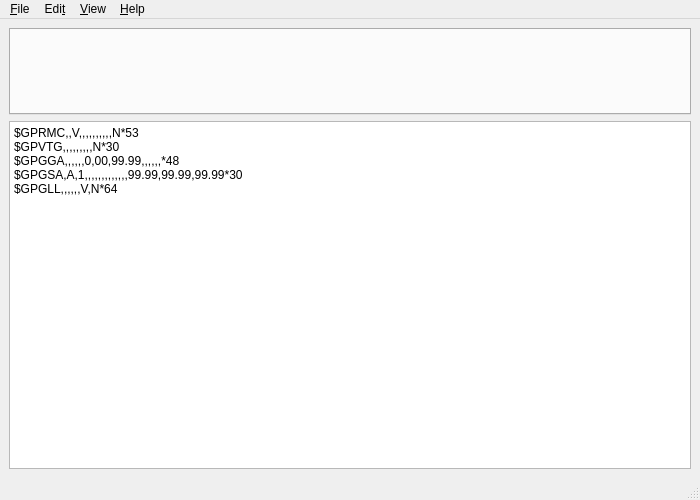
<?xml version="1.0" encoding="UTF-8"?>
<ui version="4.0">
 <class>MainWindow</class>
 <widget class="QMainWindow" name="MainWindow">
  <property name="geometry">
   <rect>
    <x>0</x>
    <y>0</y>
    <width>700</width>
    <height>500</height>
   </rect>
  </property>
  <property name="windowTitle">
   <string>NMEA talker</string>
  </property>
  <widget class="QWidget" name="centralwidget">
   <property name="sizePolicy">
    <sizepolicy hsizetype="Expanding" vsizetype="Expanding">
     <horstretch>0</horstretch>
     <verstretch>0</verstretch>
    </sizepolicy>
   </property>
   <layout class="QGridLayout" name="gridLayout">
    <item row="1" column="0">
     <widget class="QPlainTextEdit" name="logTextEdit">
      <property name="sizePolicy">
       <sizepolicy hsizetype="Expanding" vsizetype="Expanding">
        <horstretch>255</horstretch>
        <verstretch>80</verstretch>
       </sizepolicy>
      </property>
      <property name="undoRedoEnabled">
       <bool>false</bool>
      </property>
      <property name="lineWrapMode">
       <enum>QPlainTextEdit::LineWrapMode::NoWrap</enum>
      </property>
      <property name="readOnly">
       <bool>true</bool>
      </property>
      <property name="plainText">
       <string notr="true">$GPRMC,,V,,,,,,,,,,N*53
$GPVTG,,,,,,,,,N*30
$GPGGA,,,,,,0,00,99.99,,,,,,*48
$GPGSA,A,1,,,,,,,,,,,,,99.99,99.99,99.99*30
$GPGLL,,,,,,V,N*64</string>
      </property>
      <property name="textInteractionFlags">
       <set>Qt::TextInteractionFlag::TextSelectableByKeyboard|Qt::TextInteractionFlag::TextSelectableByMouse</set>
      </property>
      <property name="backgroundVisible">
       <bool>false</bool>
      </property>
      <property name="centerOnScroll">
       <bool>false</bool>
      </property>
      <property name="placeholderText">
       <string>NMEA-0183 log</string>
      </property>
     </widget>
    </item>
    <item row="0" column="0">
     <widget class="QTabWidget" name="constructorTabWidget">
      <property name="sizePolicy">
       <sizepolicy hsizetype="Expanding" vsizetype="Expanding">
        <horstretch>255</horstretch>
        <verstretch>20</verstretch>
       </sizepolicy>
      </property>
     </widget>
    </item>
   </layout>
  </widget>
  <widget class="QMenuBar" name="menubar">
   <property name="geometry">
    <rect>
     <x>0</x>
     <y>0</y>
     <width>700</width>
     <height>23</height>
    </rect>
   </property>
   <widget class="QMenu" name="menu_File">
    <property name="title">
     <string>&amp;File</string>
    </property>
    <addaction name="action_save_as"/>
    <addaction name="separator"/>
    <addaction name="action_quit"/>
   </widget>
   <widget class="QMenu" name="menu">
    <property name="title">
     <string>Edi&amp;t</string>
    </property>
    <addaction name="action_4"/>
    <addaction name="separator"/>
    <addaction name="action_8"/>
    <addaction name="separator"/>
    <addaction name="action_10"/>
   </widget>
   <widget class="QMenu" name="menu_2">
    <property name="title">
     <string>&amp;View</string>
    </property>
   </widget>
   <widget class="QMenu" name="menu_3">
    <property name="title">
     <string>&amp;Help</string>
    </property>
   </widget>
   <addaction name="menu_File"/>
   <addaction name="menu"/>
   <addaction name="menu_2"/>
   <addaction name="menu_3"/>
  </widget>
  <widget class="QStatusBar" name="statusbar"/>
  <action name="action_save_as">
   <property name="icon">
    <iconset theme="document-save-as"/>
   </property>
   <property name="text">
    <string>&amp;Save log as...</string>
   </property>
  </action>
  <action name="action_quit">
   <property name="icon">
    <iconset theme="application-exit"/>
   </property>
   <property name="text">
    <string>&amp;Quit...</string>
   </property>
   <property name="shortcut">
    <string>Ctrl+Q</string>
   </property>
   <property name="shortcutContext">
    <enum>Qt::ShortcutContext::ApplicationShortcut</enum>
   </property>
   <property name="menuRole">
    <enum>QAction::MenuRole::QuitRole</enum>
   </property>
  </action>
  <action name="action_4">
   <property name="icon">
    <iconset theme="edit-copy"/>
   </property>
   <property name="text">
    <string>&amp;Copy</string>
   </property>
  </action>
  <action name="action_8">
   <property name="icon">
    <iconset theme="edit-select-all"/>
   </property>
   <property name="text">
    <string>Select &amp;all</string>
   </property>
  </action>
  <action name="action_10">
   <property name="icon">
    <iconset theme="edit-find"/>
   </property>
   <property name="text">
    <string>&amp;Find...</string>
   </property>
  </action>
 </widget>
 <resources/>
 <connections/>
</ui>
